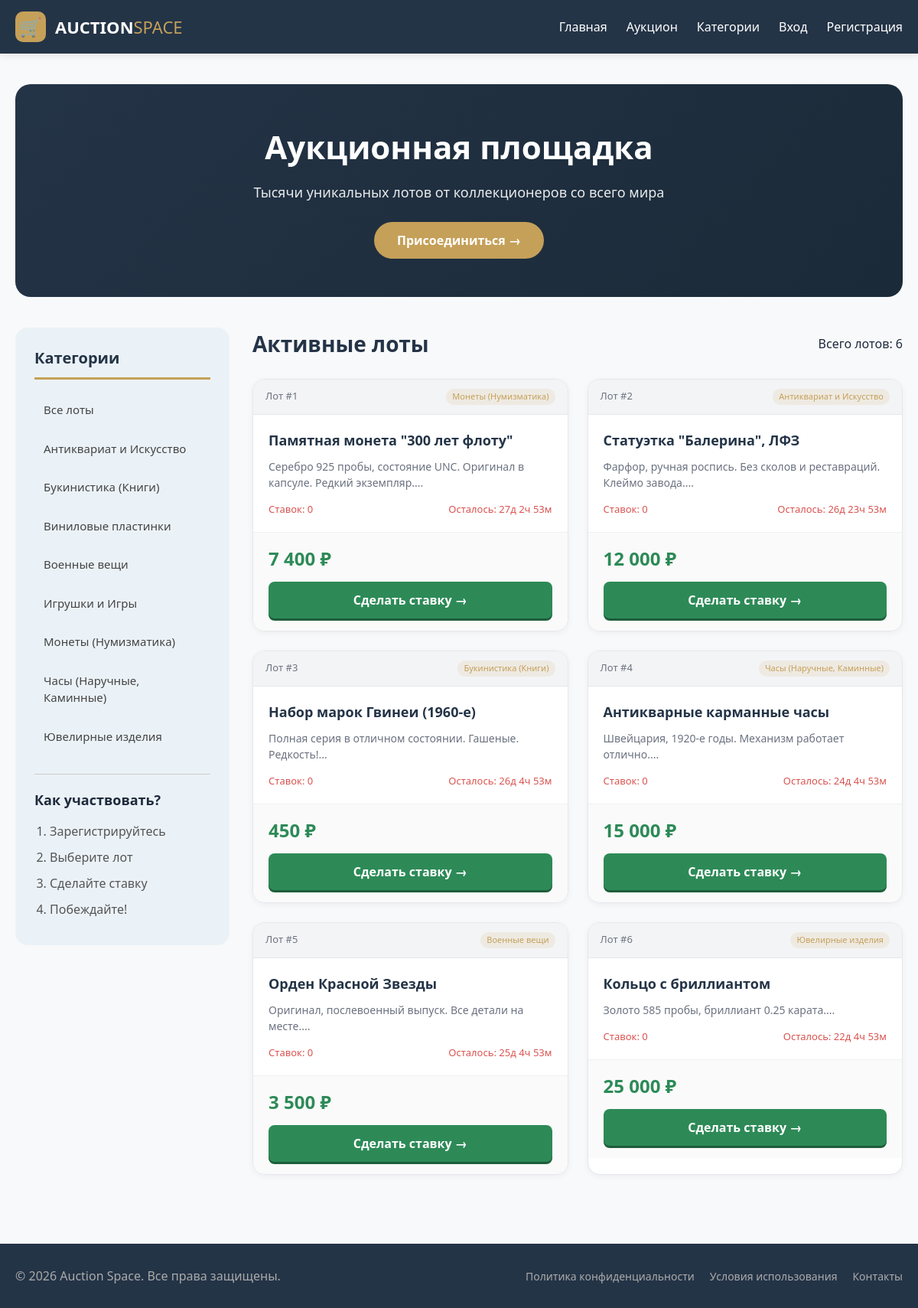
The app's page /auction_index.php with its own data.
### tables this page shows
CREATE TABLE `auction_categories` (
  `id` int UNSIGNED NOT NULL,
  `name` varchar(100) NOT NULL,
  `slug` varchar(100) NOT NULL,
  `created_at` timestamp NULL DEFAULT CURRENT_TIMESTAMP
);

CREATE TABLE `auction_lots` (
  `id` int UNSIGNED NOT NULL,
  `category_id` int UNSIGNED DEFAULT NULL,
  `title` varchar(255) NOT NULL,
  `description` text NOT NULL,
  `start_price` int NOT NULL,
  `current_price` int NOT NULL,
  `image` varchar(255) DEFAULT NULL,
  `end_time` datetime NOT NULL,
  `views` int DEFAULT '0',
  `status` enum('active','sold','expired') DEFAULT 'active',
  `seller_id` int UNSIGNED DEFAULT NULL,
  `created_at` timestamp NULL DEFAULT CURRENT_TIMESTAMP
);

### config.php (called while the page is built, shortened)
<?php
function isLoggedIn() {
    return isset($_SESSION['user_id']);
}
?>

### auction_index.php (the view, shortened to what this page needs)
<?php
require_once 'config.php';
$use_auction_css = true;
$page = isset($_GET['page']) ? (int)$_GET['page'] : 1;
$per_page = 6;
$offset = ($page - 1) * $per_page;
$total = $pdo->query("SELECT COUNT(*) FROM auction_lots WHERE status = 'active'")->fetchColumn();
$sql = "
    SELECT l.*, c.name as category_name,
           (SELECT COUNT(*) FROM auction_bids WHERE lot_id = l.id) as bids_count
    FROM auction_lots l
    LEFT JOIN auction_categories c ON l.category_id = c.id
    WHERE l.status = 'active'
    ORDER BY l.created_at DESC
    LIMIT $per_page OFFSET $offset
";
$lots = $pdo->query($sql)->fetchAll();
$categories = $pdo->query("SELECT * FROM auction_categories ORDER BY name")->fetchAll();
include 'header.php';
?>
<main class="page-main">
<div class="container">
    <section class="auction-hero">
        <h1>Аукционная площадка</h1>
        <p>Тысячи уникальных лотов от коллекционеров со всего мира</p>
        <?php if (!isLoggedIn()): ?>
            <a href="register.php" class="btn-hero">Присоединиться →</a>
        <?php endif; ?>
    </section>
    <div class="auction-grid">
        <aside class="auction-sidebar">
            <h3 class="sidebar-title">Категории</h3>
            <ul class="auction-cat-list">
                <li><a href="auction_index.php"> Все лоты</a></li>
                <?php foreach ($categories as $cat): ?>
                    <li>
                        <a href="auction_categories.php?cat=<?php echo $cat['slug']; ?>">
                             <?php echo htmlspecialchars($cat['name']); ?>
                        </a>
                    </li>
                <?php endforeach; ?>
            </ul>
            <div class="sidebar-info">
                <h3>Как участвовать?</h3>
                <ol>
                    <li>Зарегистрируйтесь</li>
                    <li>Выберите лот</li>
                    <li>Сделайте ставку</li>
                    <li>Побеждайте!</li>
                </ol>
            </div>
        </aside>
        <div class="auction-content">
            <div class="content-header">
                <h2>Активные лоты</h2>
                <div class="sort-block">
                    <span>Всего лотов: <?php echo $total; ?></span>
                </div>
            </div>
            <div class="lots-container">
                <?php if (count($lots) > 0): ?>
                    <?php foreach ($lots as $lot):
                        $end_time = new DateTime($lot['end_time']);
                        $now = new DateTime();
                        $diff = $now->diff($end_time);
                        $time_left = '';
                        if ($diff->days > 0) $time_left = $diff->days . 'д ';
                        $time_left .= $diff->h . 'ч ' . $diff->i . 'м';
                    ?>
                        <div class="lot-card">
                            <div class="lot-header">
                                <span>Лот #<?php echo $lot['id']; ?></span>
                                <span class="lot-category-badge"><?php echo htmlspecialchars($lot['category_name'] ?? 'Без категории'); ?></span>
                            </div>
                            <div class="lot-body">
                                <h4><?php echo htmlspecialchars($lot['title']); ?></h4>
                                <p><?php echo htmlspecialchars(mb_substr($lot['description'], 0, 100)) . '...'; ?></p>
                                <div class="lot-status">
                                    <span> Ставок: <?php echo $lot['bids_count']; ?></span>
                                    <span> Осталось: <?php echo $time_left; ?></span>
                                </div>
                            </div>
                            <div class="lot-footer">
                                <div class="current-price">
                                    <?php echo number_format($lot['current_price'], 0, '', ' '); ?> ₽
                                </div>
                                <a href="auction_lot.php?id=<?php echo $lot['id']; ?>" class="btn-3d btn-bid">
                                    Сделать ставку →
                                </a>
                            </div>
                        </div>
                    <?php endforeach; ?>
                <?php endif; ?>
            </div>
        </div>
    </div>
</div>
</main>
<?php include 'footer.php'; ?>

### header.php (shortened to what this page needs)
<!DOCTYPE html>
<html lang="ru">
<head>
    <link rel="stylesheet" href="styles.css">
    <?php if (isset($use_auction_css)): ?>
        <link rel="stylesheet" href="auction_style.css">
    <?php endif; ?>
</head>
<body>
<div class="site-wrapper">
    <header class="page-header">
        <div class="container header-inner">
            <div class="logo-area">
                <div class="logo-placeholder">🛒</div>
                <div class="logo-text">AUCTION<span style="font-weight:400">SPACE</span></div>
            </div>
            <nav class="main-nav">
                <ul>
                    <li><a href="auction_index.php">Главная</a></li>
                    <li><a href="auction_index.php">Аукцион</a></li>
                    <li><a href="auction_categories.php">Категории</a></li>
                    <?php if (isset($_SESSION['user_id'])): ?>
                        <li><a href="profile.php">👤 <?php echo htmlspecialchars($_SESSION['username']); ?></a></li>
                        <li><a href="logout.php">Выйти</a></li>
                    <?php else: ?>
                        <li><a href="login.php">Вход</a></li>
                        <li><a href="register.php">Регистрация</a></li>
                    <?php endif; ?>
                </ul>
            </nav>
        </div>
    </header>

### footer.php
    <footer class="page-footer">
        <div class="container footer-inner">
            <div class="footer-copy">
                © <?php echo date('Y'); ?> Auction Space. Все права защищены.
            </div>
            <div class="footer-links">
                <a href="#">Политика конфиденциальности</a>
                <a href="#">Условия использования</a>
                <a href="#">Контакты</a>
            </div>
        </div>
    </footer>
</div>
</body>
</html>

### styles.css (style rules this page uses)
* { margin: 0; padding: 0; box-sizing: border-box; }
body { font-family: 'Segoe UI', Roboto, 'Helvetica Neue', sans-serif; background: #f8f9fa; color: #1e293b; line-height: 1.5; }
.site-wrapper { display: flex; flex-direction: column; min-height: 100vh; }
.container { max-width: 1300px; margin: 0 auto; padding: 0 20px; width: 100%; }
.page-header { background: #243447; position: sticky; top: 0; z-index: 1000; box-shadow: 0 2px 10px rgba(0,0,0,0.1); }
.header-inner { display: flex; align-items: center; justify-content: space-between; padding: 15px 20px; flex-wrap: wrap; gap: 20px; }
.logo-area { display: flex; align-items: center; gap: 12px; }
.logo-placeholder { width: 40px; height: 40px; background: #c5a059; border-radius: 10px; display: flex; align-items: center; justify-content: center; font-size: 24px; color: white; }
.logo-text { font-size: 22px; font-weight: 800; color: white; }
.logo-text span { font-weight: 400; color: #c5a059; }
.main-nav ul { display: flex; gap: 25px; list-style: none; flex-wrap: wrap; }
.main-nav a { text-decoration: none; color: white; font-weight: 500; padding: 8px 0; transition: 0.2s; }
.page-main { flex: 1; padding: 40px 0; }
.page-footer { background: #243447; color: #aaa; padding: 30px 0; margin-top: auto; }
.footer-inner { display: flex; justify-content: space-between; align-items: center; flex-wrap: wrap; gap: 20px; }
.footer-links { display: flex; gap: 20px; }
.footer-links a { color: #aaa; text-decoration: none; font-size: 14px; }

### auction_style.css (style rules this page uses)
.auction-hero { background: linear-gradient(135deg, #243447 0%, #1a2a38 100%); border-radius: 20px; padding: 50px 40px; margin-bottom: 40px; text-align: center; color: white; }
.auction-hero h1 { font-size: 42px; margin-bottom: 15px; color: white; }
.auction-hero p { font-size: 18px; opacity: 0.9; margin-bottom: 25px; }
.btn-hero { background: #c5a059; color: white; padding: 12px 30px; border-radius: 30px; text-decoration: none; font-weight: bold; display: inline-block; transition: 0.3s; }
.auction-grid { display: grid; grid-template-columns: 280px 1fr; gap: 30px; margin-bottom: 50px; }
.auction-sidebar { background: #ebf2f7; padding: 25px; border-radius: 16px; height: fit-content; }
.sidebar-title { font-size: 20px; color: #243447; margin-bottom: 20px; padding-bottom: 10px; border-bottom: 3px solid #c5a059; }
.auction-cat-list { list-style: none; padding: 0; }
.auction-cat-list li { margin-bottom: 12px; }
.auction-cat-list a { text-decoration: none; color: #444; font-size: 15px; display: block; padding: 8px 12px; border-radius: 8px; transition: 0.2s; }
.sidebar-info { margin-top: 30px; padding-top: 20px; border-top: 1px solid #ccc; }
.sidebar-info h3 { font-size: 18px; margin-bottom: 15px; }
.sidebar-info ol { padding-left: 20px; }
.sidebar-info li { margin-bottom: 10px; color: #555; }
.content-header { display: flex; justify-content: space-between; align-items: center; margin-bottom: 25px; flex-wrap: wrap; gap: 15px; }
.content-header h2 { font-size: 28px; color: #243447; }
.lots-container { display: grid; grid-template-columns: repeat(auto-fill, minmax(320px, 1fr)); gap: 25px; }
.lot-card { background: white; border: 1px solid #e5e7eb; border-radius: 16px; overflow: hidden; transition: 0.3s; box-shadow: 0 2px 8px rgba(0,0,0,0.05); }
.lot-header { background: #f3f4f6; padding: 12px 16px; display: flex; justify-content: space-between; font-size: 13px; color: #6b7280; border-bottom: 1px solid #e5e7eb; }
.lot-category-badge { background: #c5a05920; color: #c5a059; padding: 2px 8px; border-radius: 20px; font-size: 11px; }
.lot-body { padding: 20px; }
.lot-body h4 { font-size: 18px; margin-bottom: 10px; color: #243447; }
.lot-body p { font-size: 14px; color: #6b7280; line-height: 1.5; margin-bottom: 15px; }
.lot-status { display: flex; justify-content: space-between; font-size: 13px; color: #d9534f; font-weight: 500; }
.lot-footer { padding: 16px 20px; border-top: 1px solid #f0f0f0; background: #fafafa; }
.current-price { font-size: 24px; font-weight: bold; color: #2d8a57; margin-bottom: 12px; }
.btn-3d { border: none; border-radius: 8px; color: white; font-weight: bold; cursor: pointer; text-align: center; display: block; text-decoration: none; transition: 0.1s; }
.btn-bid { background: #2d8a57; padding: 12px; width: 100%; box-shadow: 0 3px 0 #1e5e3a; }

### records on screen
auction_categories: name "Антиквариат и Искусство"
auction_categories: name "Букинистика (Книги)"
auction_categories: name "Виниловые пластинки"
auction_categories: name "Военные вещи"
auction_categories: name "Игрушки и Игры"
auction_categories: name "Монеты (Нумизматика)"
auction_categories: name "Часы (Наручные, Каминные)"
auction_categories: name "Ювелирные изделия"
auction_lots: id "1", category.name "Монеты (Нумизматика)", title "Памятная монета \"300 лет флоту\"", description "Серебро 925 пробы, состояние UNC. Оригинал в капсуле. Редкий экземпляр.", bids_count "0", end_time "27д 2ч 53м", current_price "7 400"
auction_lots: id "2", category.name "Антиквариат и Искусство", title "Статуэтка \"Балерина\", ЛФЗ", description "Фарфор, ручная роспись. Без сколов и реставраций. Клеймо завода.", bids_count "0", end_time "26д 23ч 53м", current_price "12 000"
auction_lots: id "3", category.name "Букинистика (Книги)", title "Набор марок Гвинеи (1960-е)", description "Полная серия в отличном состоянии. Гашеные. Редкость!", bids_count "0", end_time "26д 4ч 53м", current_price "450"
auction_lots: id "4", category.name "Часы (Наручные, Каминные)", title "Антикварные карманные часы", description "Швейцария, 1920-е годы. Механизм работает отлично.", bids_count "0", end_time "24д 4ч 53м", current_price "15 000"
auction_lots: id "5", category.name "Военные вещи", title "Орден Красной Звезды", description "Оригинал, послевоенный выпуск. Все детали на месте.", bids_count "0", end_time "25д 4ч 53м", current_price "3 500"
auction_lots: id "6", category.name "Ювелирные изделия", title "Кольцо с бриллиантом", description "Золото 585 пробы, бриллиант 0.25 карата.", bids_count "0", end_time "22д 4ч 53м", current_price "25 000"

### other values on screen
$total "6"
